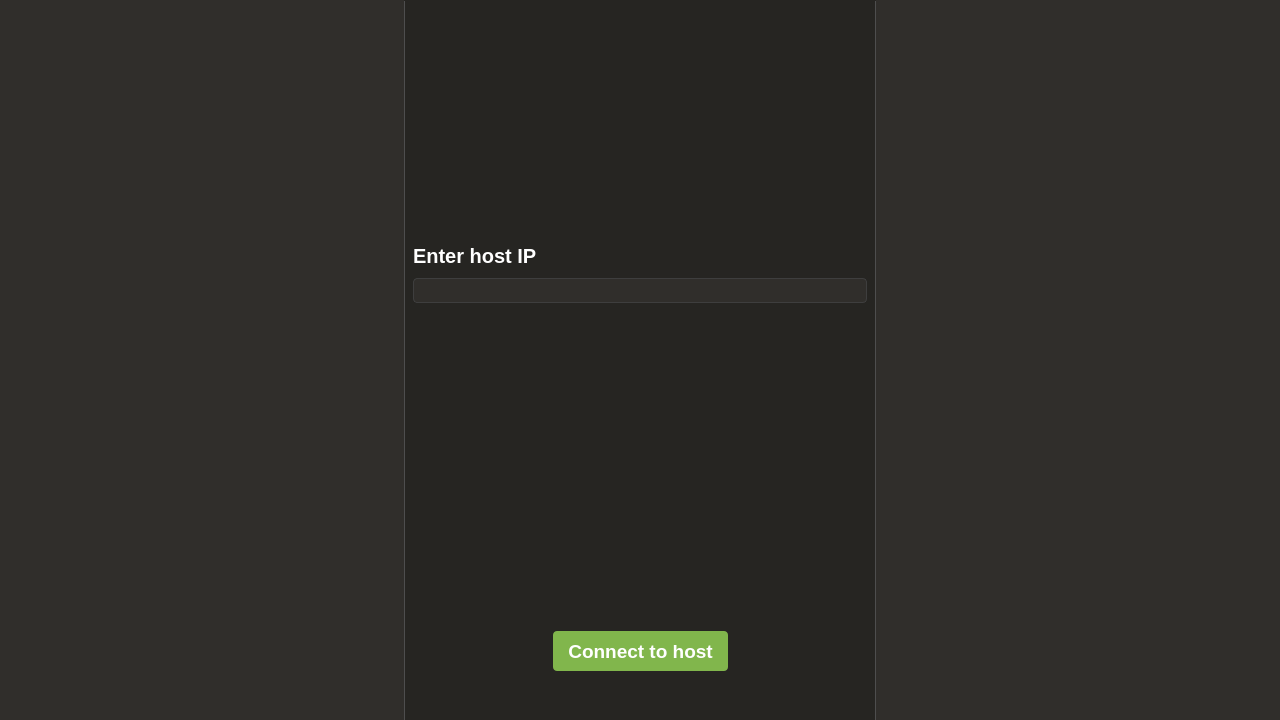
<?xml version="1.0" encoding="UTF-8"?>
<ui version="4.0">
 <class>ClassicalChessWidget</class>
 <widget class="QWidget" name="ClassicalChessWidget">
  <property name="geometry">
   <rect>
    <x>0</x>
    <y>0</y>
    <width>1280</width>
    <height>720</height>
   </rect>
  </property>
  <property name="acceptDrops">
   <bool>false</bool>
  </property>
  <property name="windowTitle">
   <string>ClassicalChessWidget</string>
  </property>
  <property name="styleSheet">
   <string notr="true">#matchMaker, #matchFinder, #matchWidget{
	background-color: #302e2b;

}
#listWidget{
	background-color: #262522;
	border-radius: 12px;
	border: 1px solid transparent;
	
}
#chessField, #historyWidget{
	background-color: #262522;
	border-radius: 16px;
	border: 1px solid transparent;
}
#graphicsView{
	border: 1px solid transparent;
}
#ipLine{
	background-color: #302e2b;
	border: 1px solid #3e3e3e;
	border-radius: 4px;
	color: white;
}
#widget, #widget_3{
	background-color: #262522;
	border: 1px solid #4e4e4e;
	border-top-color: #262522;
	border-bottom-color: #262522;

}
#chooseWhite, #chooseBlack{
	border: 1px solid #21201d;
	border-radius: 6px;

}
#chooseWhite:hover{
	border: 1px solid #3e3e3e;
}
#chooseBlack:hover{
	border: 1px solid #3e3e3e;
}

#widget_2{
	background-color: #21201d;
	border-radius: 6px;
	
}
QLabel{
	color: #ffffff;
}
#startMatch, #connectToHost{
	background-color: #81b64c;
	color: #ffffff;
	border-radius: 4px;
}
#startMatch:hover{
	background-color: #a3d160;
	color: #ffffff;
	border-radius: 4px;
}
#connectToHost:hover{
	background-color: #a3d160;
	color: #ffffff;
	border-radius: 4px;
}
#close, #close_2{
	border: 0px solid red;
}</string>
  </property>
  <layout class="QVBoxLayout" name="verticalLayout">
   <property name="spacing">
    <number>0</number>
   </property>
   <property name="leftMargin">
    <number>0</number>
   </property>
   <property name="topMargin">
    <number>0</number>
   </property>
   <property name="rightMargin">
    <number>0</number>
   </property>
   <property name="bottomMargin">
    <number>0</number>
   </property>
   <item>
    <widget class="QStackedWidget" name="stackedWidget">
     <property name="currentIndex">
      <number>2</number>
     </property>
     <widget class="QWidget" name="matchMaker">
      <layout class="QHBoxLayout" name="horizontalLayout" stretch="6,7,6">
       <property name="spacing">
        <number>0</number>
       </property>
       <property name="leftMargin">
        <number>0</number>
       </property>
       <property name="topMargin">
        <number>0</number>
       </property>
       <property name="rightMargin">
        <number>0</number>
       </property>
       <property name="bottomMargin">
        <number>0</number>
       </property>
       <item>
        <spacer name="horizontalSpacer">
         <property name="orientation">
          <enum>Qt::Orientation::Horizontal</enum>
         </property>
         <property name="sizeHint" stdset="0">
          <size>
           <width>401</width>
           <height>20</height>
          </size>
         </property>
        </spacer>
       </item>
       <item>
        <layout class="QVBoxLayout" name="verticalLayout_2">
         <item>
          <widget class="QWidget" name="widget" native="true">
           <layout class="QVBoxLayout" name="verticalLayout_3">
            <property name="spacing">
             <number>10</number>
            </property>
            <property name="leftMargin">
             <number>8</number>
            </property>
            <property name="topMargin">
             <number>8</number>
            </property>
            <property name="rightMargin">
             <number>8</number>
            </property>
            <property name="bottomMargin">
             <number>8</number>
            </property>
            <item>
             <layout class="QHBoxLayout" name="horizontalLayout_2">
              <item>
               <spacer name="horizontalSpacer_7">
                <property name="orientation">
                 <enum>Qt::Orientation::Horizontal</enum>
                </property>
                <property name="sizeHint" stdset="0">
                 <size>
                  <width>40</width>
                  <height>20</height>
                 </size>
                </property>
               </spacer>
              </item>
              <item>
               <widget class="QPushButton" name="close">
                <property name="cursor">
                 <cursorShape>PointingHandCursor</cursorShape>
                </property>
                <property name="text">
                 <string/>
                </property>
                <property name="icon">
                 <iconset resource="resources.qrc">
                  <normaloff>:/icons/close.png</normaloff>:/icons/close.png</iconset>
                </property>
                <property name="iconSize">
                 <size>
                  <width>30</width>
                  <height>30</height>
                 </size>
                </property>
               </widget>
              </item>
             </layout>
            </item>
            <item>
             <spacer name="verticalSpacer_4">
              <property name="orientation">
               <enum>Qt::Orientation::Vertical</enum>
              </property>
              <property name="sizeHint" stdset="0">
               <size>
                <width>20</width>
                <height>137</height>
               </size>
              </property>
             </spacer>
            </item>
            <item>
             <widget class="QLabel" name="label">
              <property name="font">
               <font>
                <family>Tahoma</family>
                <pointsize>20</pointsize>
                <bold>true</bold>
               </font>
              </property>
              <property name="text">
               <string>Choose your side</string>
              </property>
             </widget>
            </item>
            <item>
             <spacer name="verticalSpacer_3">
              <property name="orientation">
               <enum>Qt::Orientation::Vertical</enum>
              </property>
              <property name="sizeType">
               <enum>QSizePolicy::Policy::Fixed</enum>
              </property>
              <property name="sizeHint" stdset="0">
               <size>
                <width>20</width>
                <height>40</height>
               </size>
              </property>
             </spacer>
            </item>
            <item>
             <layout class="QHBoxLayout" name="horizontalLayout_6" stretch="1,3,1">
              <item>
               <spacer name="horizontalSpacer_5">
                <property name="orientation">
                 <enum>Qt::Orientation::Horizontal</enum>
                </property>
                <property name="sizeHint" stdset="0">
                 <size>
                  <width>40</width>
                  <height>20</height>
                 </size>
                </property>
               </spacer>
              </item>
              <item>
               <widget class="QWidget" name="widget_2" native="true">
                <layout class="QHBoxLayout" name="horizontalLayout_4">
                 <property name="spacing">
                  <number>20</number>
                 </property>
                 <property name="leftMargin">
                  <number>8</number>
                 </property>
                 <property name="topMargin">
                  <number>8</number>
                 </property>
                 <property name="rightMargin">
                  <number>8</number>
                 </property>
                 <property name="bottomMargin">
                  <number>8</number>
                 </property>
                 <item>
                  <widget class="QPushButton" name="chooseWhite">
                   <property name="cursor">
                    <cursorShape>PointingHandCursor</cursorShape>
                   </property>
                   <property name="text">
                    <string/>
                   </property>
                   <property name="icon">
                    <iconset resource="resources.qrc">
                     <normaloff>:/icons/wk.png</normaloff>:/icons/wk.png</iconset>
                   </property>
                   <property name="iconSize">
                    <size>
                     <width>60</width>
                     <height>60</height>
                    </size>
                   </property>
                  </widget>
                 </item>
                 <item>
                  <widget class="QPushButton" name="chooseBlack">
                   <property name="cursor">
                    <cursorShape>PointingHandCursor</cursorShape>
                   </property>
                   <property name="text">
                    <string/>
                   </property>
                   <property name="icon">
                    <iconset resource="resources.qrc">
                     <normaloff>:/icons/bk.png</normaloff>:/icons/bk.png</iconset>
                   </property>
                   <property name="iconSize">
                    <size>
                     <width>60</width>
                     <height>60</height>
                    </size>
                   </property>
                  </widget>
                 </item>
                </layout>
               </widget>
              </item>
              <item>
               <spacer name="horizontalSpacer_6">
                <property name="orientation">
                 <enum>Qt::Orientation::Horizontal</enum>
                </property>
                <property name="sizeHint" stdset="0">
                 <size>
                  <width>40</width>
                  <height>20</height>
                 </size>
                </property>
               </spacer>
              </item>
             </layout>
            </item>
            <item>
             <spacer name="verticalSpacer_2">
              <property name="orientation">
               <enum>Qt::Orientation::Vertical</enum>
              </property>
              <property name="sizeHint" stdset="0">
               <size>
                <width>20</width>
                <height>135</height>
               </size>
              </property>
             </spacer>
            </item>
            <item>
             <widget class="QLabel" name="infoLabel">
              <property name="font">
               <font>
                <family>Tahoma</family>
                <pointsize>15</pointsize>
                <bold>true</bold>
               </font>
              </property>
              <property name="text">
               <string/>
              </property>
              <property name="alignment">
               <set>Qt::AlignmentFlag::AlignCenter</set>
              </property>
             </widget>
            </item>
            <item>
             <spacer name="verticalSpacer_5">
              <property name="orientation">
               <enum>Qt::Orientation::Vertical</enum>
              </property>
              <property name="sizeHint" stdset="0">
               <size>
                <width>20</width>
                <height>40</height>
               </size>
              </property>
             </spacer>
            </item>
            <item>
             <layout class="QHBoxLayout" name="horizontalLayout_3">
              <item>
               <spacer name="horizontalSpacer_3">
                <property name="orientation">
                 <enum>Qt::Orientation::Horizontal</enum>
                </property>
                <property name="sizeHint" stdset="0">
                 <size>
                  <width>40</width>
                  <height>20</height>
                 </size>
                </property>
               </spacer>
              </item>
              <item>
               <widget class="QPushButton" name="startMatch">
                <property name="minimumSize">
                 <size>
                  <width>145</width>
                  <height>40</height>
                 </size>
                </property>
                <property name="font">
                 <font>
                  <family>Tahoma</family>
                  <pointsize>15</pointsize>
                  <bold>true</bold>
                 </font>
                </property>
                <property name="cursor">
                 <cursorShape>PointingHandCursor</cursorShape>
                </property>
                <property name="text">
                 <string>start match</string>
                </property>
               </widget>
              </item>
              <item>
               <spacer name="horizontalSpacer_4">
                <property name="orientation">
                 <enum>Qt::Orientation::Horizontal</enum>
                </property>
                <property name="sizeHint" stdset="0">
                 <size>
                  <width>40</width>
                  <height>20</height>
                 </size>
                </property>
               </spacer>
              </item>
             </layout>
            </item>
            <item>
             <spacer name="verticalSpacer">
              <property name="orientation">
               <enum>Qt::Orientation::Vertical</enum>
              </property>
              <property name="sizeType">
               <enum>QSizePolicy::Policy::Fixed</enum>
              </property>
              <property name="sizeHint" stdset="0">
               <size>
                <width>20</width>
                <height>40</height>
               </size>
              </property>
             </spacer>
            </item>
           </layout>
          </widget>
         </item>
        </layout>
       </item>
       <item>
        <spacer name="horizontalSpacer_2">
         <property name="orientation">
          <enum>Qt::Orientation::Horizontal</enum>
         </property>
         <property name="sizeHint" stdset="0">
          <size>
           <width>401</width>
           <height>20</height>
          </size>
         </property>
        </spacer>
       </item>
      </layout>
     </widget>
     <widget class="QWidget" name="matchWidget">
      <layout class="QHBoxLayout" name="horizontalLayout_10" stretch="2,1">
       <item>
        <widget class="QWidget" name="chessField" native="true">
         <layout class="QVBoxLayout" name="verticalLayout_6">
          <property name="spacing">
           <number>0</number>
          </property>
          <property name="leftMargin">
           <number>0</number>
          </property>
          <property name="topMargin">
           <number>0</number>
          </property>
          <property name="rightMargin">
           <number>0</number>
          </property>
          <property name="bottomMargin">
           <number>0</number>
          </property>
          <item>
           <widget class="QGraphicsView" name="graphicsView"/>
          </item>
         </layout>
        </widget>
       </item>
       <item>
        <widget class="QWidget" name="historyWidget" native="true">
         <layout class="QVBoxLayout" name="verticalLayout_7">
          <property name="spacing">
           <number>0</number>
          </property>
          <property name="leftMargin">
           <number>0</number>
          </property>
          <property name="topMargin">
           <number>4</number>
          </property>
          <property name="rightMargin">
           <number>0</number>
          </property>
          <property name="bottomMargin">
           <number>4</number>
          </property>
          <item>
           <widget class="QListWidget" name="listWidget">
            <property name="verticalScrollBarPolicy">
             <enum>Qt::ScrollBarPolicy::ScrollBarAlwaysOff</enum>
            </property>
            <property name="horizontalScrollBarPolicy">
             <enum>Qt::ScrollBarPolicy::ScrollBarAlwaysOff</enum>
            </property>
            <property name="autoScroll">
             <bool>true</bool>
            </property>
            <property name="selectionMode">
             <enum>QAbstractItemView::SelectionMode::NoSelection</enum>
            </property>
            <property name="movement">
             <enum>QListView::Movement::Static</enum>
            </property>
            <property name="resizeMode">
             <enum>QListView::ResizeMode::Adjust</enum>
            </property>
            <property name="selectionRectVisible">
             <bool>false</bool>
            </property>
           </widget>
          </item>
         </layout>
        </widget>
       </item>
      </layout>
     </widget>
     <widget class="QWidget" name="matchFinder">
      <layout class="QHBoxLayout" name="horizontalLayout_7" stretch="6,7,6">
       <property name="spacing">
        <number>0</number>
       </property>
       <property name="leftMargin">
        <number>0</number>
       </property>
       <property name="topMargin">
        <number>0</number>
       </property>
       <property name="rightMargin">
        <number>0</number>
       </property>
       <property name="bottomMargin">
        <number>0</number>
       </property>
       <item>
        <spacer name="horizontalSpacer_8">
         <property name="orientation">
          <enum>Qt::Orientation::Horizontal</enum>
         </property>
         <property name="sizeHint" stdset="0">
          <size>
           <width>401</width>
           <height>20</height>
          </size>
         </property>
        </spacer>
       </item>
       <item>
        <layout class="QVBoxLayout" name="verticalLayout_4">
         <item>
          <widget class="QWidget" name="widget_3" native="true">
           <layout class="QVBoxLayout" name="verticalLayout_5">
            <property name="spacing">
             <number>10</number>
            </property>
            <item>
             <layout class="QHBoxLayout" name="horizontalLayout_9">
              <item>
               <spacer name="horizontalSpacer_12">
                <property name="orientation">
                 <enum>Qt::Orientation::Horizontal</enum>
                </property>
                <property name="sizeHint" stdset="0">
                 <size>
                  <width>40</width>
                  <height>20</height>
                 </size>
                </property>
               </spacer>
              </item>
              <item>
               <widget class="QPushButton" name="close_2">
                <property name="cursor">
                 <cursorShape>PointingHandCursor</cursorShape>
                </property>
                <property name="text">
                 <string/>
                </property>
                <property name="icon">
                 <iconset resource="resources.qrc">
                  <normaloff>:/icons/close.png</normaloff>:/icons/close.png</iconset>
                </property>
                <property name="iconSize">
                 <size>
                  <width>30</width>
                  <height>30</height>
                 </size>
                </property>
               </widget>
              </item>
             </layout>
            </item>
            <item>
             <spacer name="verticalSpacer_8">
              <property name="orientation">
               <enum>Qt::Orientation::Vertical</enum>
              </property>
              <property name="sizeHint" stdset="0">
               <size>
                <width>20</width>
                <height>205</height>
               </size>
              </property>
             </spacer>
            </item>
            <item>
             <widget class="QLabel" name="label_2">
              <property name="font">
               <font>
                <family>Tahoma</family>
                <pointsize>15</pointsize>
                <bold>true</bold>
               </font>
              </property>
              <property name="text">
               <string>Enter host IP</string>
              </property>
             </widget>
            </item>
            <item>
             <widget class="QLineEdit" name="ipLine">
              <property name="minimumSize">
               <size>
                <width>0</width>
                <height>25</height>
               </size>
              </property>
              <property name="font">
               <font>
                <family>Tahoma</family>
                <pointsize>12</pointsize>
               </font>
              </property>
             </widget>
            </item>
            <item>
             <spacer name="verticalSpacer_7">
              <property name="orientation">
               <enum>Qt::Orientation::Vertical</enum>
              </property>
              <property name="sizeHint" stdset="0">
               <size>
                <width>20</width>
                <height>199</height>
               </size>
              </property>
             </spacer>
            </item>
            <item>
             <widget class="QLabel" name="infoLabel_2">
              <property name="font">
               <font>
                <family>Tahoma</family>
                <pointsize>15</pointsize>
                <bold>true</bold>
               </font>
              </property>
              <property name="text">
               <string/>
              </property>
              <property name="alignment">
               <set>Qt::AlignmentFlag::AlignCenter</set>
              </property>
             </widget>
            </item>
            <item>
             <spacer name="verticalSpacer_9">
              <property name="orientation">
               <enum>Qt::Orientation::Vertical</enum>
              </property>
              <property name="sizeHint" stdset="0">
               <size>
                <width>20</width>
                <height>40</height>
               </size>
              </property>
             </spacer>
            </item>
            <item>
             <layout class="QHBoxLayout" name="horizontalLayout_8">
              <item>
               <spacer name="horizontalSpacer_10">
                <property name="orientation">
                 <enum>Qt::Orientation::Horizontal</enum>
                </property>
                <property name="sizeHint" stdset="0">
                 <size>
                  <width>40</width>
                  <height>20</height>
                 </size>
                </property>
               </spacer>
              </item>
              <item>
               <widget class="QPushButton" name="connectToHost">
                <property name="minimumSize">
                 <size>
                  <width>175</width>
                  <height>40</height>
                 </size>
                </property>
                <property name="font">
                 <font>
                  <family>Tahoma</family>
                  <pointsize>14</pointsize>
                  <bold>true</bold>
                 </font>
                </property>
                <property name="cursor">
                 <cursorShape>PointingHandCursor</cursorShape>
                </property>
                <property name="text">
                 <string>Connect to host</string>
                </property>
               </widget>
              </item>
              <item>
               <spacer name="horizontalSpacer_11">
                <property name="orientation">
                 <enum>Qt::Orientation::Horizontal</enum>
                </property>
                <property name="sizeHint" stdset="0">
                 <size>
                  <width>40</width>
                  <height>20</height>
                 </size>
                </property>
               </spacer>
              </item>
             </layout>
            </item>
            <item>
             <spacer name="verticalSpacer_6">
              <property name="orientation">
               <enum>Qt::Orientation::Vertical</enum>
              </property>
              <property name="sizeType">
               <enum>QSizePolicy::Policy::Fixed</enum>
              </property>
              <property name="sizeHint" stdset="0">
               <size>
                <width>20</width>
                <height>40</height>
               </size>
              </property>
             </spacer>
            </item>
           </layout>
          </widget>
         </item>
        </layout>
       </item>
       <item>
        <spacer name="horizontalSpacer_9">
         <property name="orientation">
          <enum>Qt::Orientation::Horizontal</enum>
         </property>
         <property name="sizeHint" stdset="0">
          <size>
           <width>401</width>
           <height>20</height>
          </size>
         </property>
        </spacer>
       </item>
      </layout>
     </widget>
    </widget>
   </item>
  </layout>
 </widget>
 <resources>
  <include location="resources.qrc"/>
 </resources>
 <connections/>
</ui>
